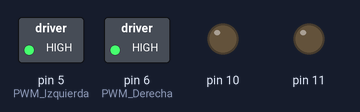
The sketch below on a simulated Arduino Uno, built with avr-gcc and run on an emulated ATmega328P. Shown: switched loads named in the sketch (green lamp = pin HIGH), output pins drawn as LEDs (lit = HIGH).

Above: at 1.5 s.
At 4.0 s:
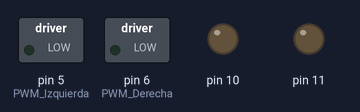
Timing chart, 0 to 6.5 s (numbered marks = the images above):
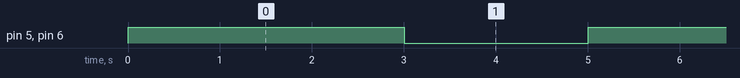

The sketch:

carrito_robot.ino
```cpp
void setup() {
  pinMode(5, OUTPUT);  //PWM Izquierda
  pinMode(10, OUTPUT);
  pinMode(6, OUTPUT);  //PWM Derecha
  pinMode(11, OUTPUT);
}
void loop() {
  avanzar();
  delay(3000);
  detener();
  delay(2000);
}

void avanzar() {
  analogWrite(5, 255);
  digitalWrite(10, LOW);
  analogWrite(6, 255);
  digitalWrite(11, LOW);
}
void detener() {
  analogWrite(5, 0);
  analogWrite(6, 0);
}
```

Measured:
- by itself, pin 5 (PWM_Izquierda), pin 6 (PWM_Derecha): alternates HIGH for 3.0 s and LOW for 2.0 s
